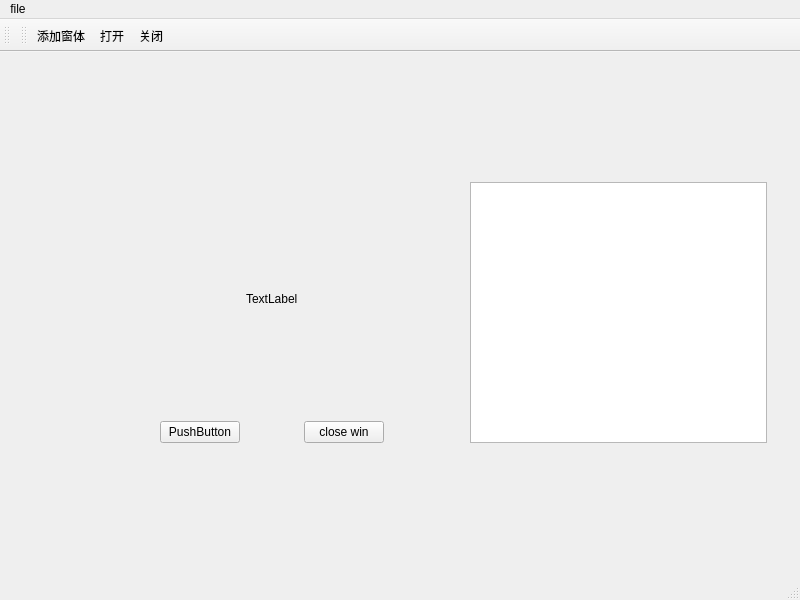
<?xml version="1.0" encoding="UTF-8"?>
<ui version="4.0">
 <class>MainWindow</class>
 <widget class="QMainWindow" name="MainWindow">
  <property name="geometry">
   <rect>
    <x>0</x>
    <y>0</y>
    <width>800</width>
    <height>600</height>
   </rect>
  </property>
  <property name="windowTitle">
   <string>MainWindow</string>
  </property>
  <widget class="QWidget" name="centralwidget">
   <widget class="QWidget" name="layoutWidget">
    <property name="geometry">
     <rect>
      <x>160</x>
      <y>130</y>
      <width>607</width>
      <height>261</height>
     </rect>
    </property>
    <layout class="QGridLayout" name="gridLayout">
     <item row="0" column="2">
      <widget class="QLabel" name="label">
       <property name="text">
        <string>TextLabel</string>
       </property>
      </widget>
     </item>
     <item row="0" column="4">
      <spacer name="horizontalSpacer">
       <property name="orientation">
        <enum>Qt::Horizontal</enum>
       </property>
       <property name="sizeType">
        <enum>QSizePolicy::Preferred</enum>
       </property>
       <property name="sizeHint" stdset="0">
        <size>
         <width>80</width>
         <height>20</height>
        </size>
       </property>
      </spacer>
     </item>
     <item row="1" column="0">
      <widget class="QPushButton" name="pushButton">
       <property name="text">
        <string>PushButton</string>
       </property>
      </widget>
     </item>
     <item row="1" column="3">
      <widget class="QPushButton" name="closeWin">
       <property name="text">
        <string>close win</string>
       </property>
      </widget>
     </item>
     <item row="0" column="5" rowspan="2">
      <widget class="QTextEdit" name="textEdit"/>
     </item>
     <item row="0" column="0">
      <widget class="QLabel" name="label_2">
       <property name="text">
        <string/>
       </property>
       <property name="pixmap">
        <pixmap resource="apprcc.qrc">:/newPrefix/icons/tea.jpg</pixmap>
       </property>
      </widget>
     </item>
    </layout>
   </widget>
  </widget>
  <widget class="QMenuBar" name="menubar">
   <property name="geometry">
    <rect>
     <x>0</x>
     <y>0</y>
     <width>800</width>
     <height>26</height>
    </rect>
   </property>
   <widget class="QMenu" name="menufile">
    <property name="title">
     <string>file</string>
    </property>
   </widget>
   <addaction name="menufile"/>
  </widget>
  <widget class="QStatusBar" name="statusbar"/>
  <widget class="QToolBar" name="toolBar">
   <property name="windowTitle">
    <string>toolBar</string>
   </property>
   <attribute name="toolBarArea">
    <enum>TopToolBarArea</enum>
   </attribute>
   <attribute name="toolBarBreak">
    <bool>false</bool>
   </attribute>
  </widget>
  <widget class="QToolBar" name="toolBar_2">
   <property name="windowTitle">
    <string>toolBar_2</string>
   </property>
   <attribute name="toolBarArea">
    <enum>TopToolBarArea</enum>
   </attribute>
   <attribute name="toolBarBreak">
    <bool>false</bool>
   </attribute>
   <addaction name="addWinAction"/>
   <addaction name="fileOpenAction"/>
   <addaction name="fileCloseAction"/>
  </widget>
  <action name="addWinAction">
   <property name="text">
    <string>添加窗体</string>
   </property>
   <property name="toolTip">
    <string>添加窗体</string>
   </property>
   <property name="shortcut">
    <string>Space, W</string>
   </property>
  </action>
  <action name="fileOpenAction">
   <property name="text">
    <string>打开</string>
   </property>
   <property name="toolTip">
    <string>打开</string>
   </property>
   <property name="shortcut">
    <string>Ctrl+O</string>
   </property>
  </action>
  <action name="fileCloseAction">
   <property name="text">
    <string>关闭</string>
   </property>
   <property name="toolTip">
    <string>关闭</string>
   </property>
   <property name="shortcut">
    <string>Ctrl+O</string>
   </property>
  </action>
 </widget>
 <tabstops>
  <tabstop>closeWin</tabstop>
  <tabstop>textEdit</tabstop>
  <tabstop>pushButton</tabstop>
 </tabstops>
 <resources>
  <include location="apprcc.qrc"/>
  <include location="../../../../../.designer/backup/apprcc.qrc"/>
 </resources>
 <connections>
  <connection>
   <sender>closeWin</sender>
   <signal>clicked()</signal>
   <receiver>MainWindow</receiver>
   <slot>close()</slot>
   <hints>
    <hint type="sourcelabel">
     <x>327</x>
     <y>259</y>
    </hint>
    <hint type="destinationlabel">
     <x>156</x>
     <y>-16</y>
    </hint>
   </hints>
  </connection>
 </connections>
</ui>
